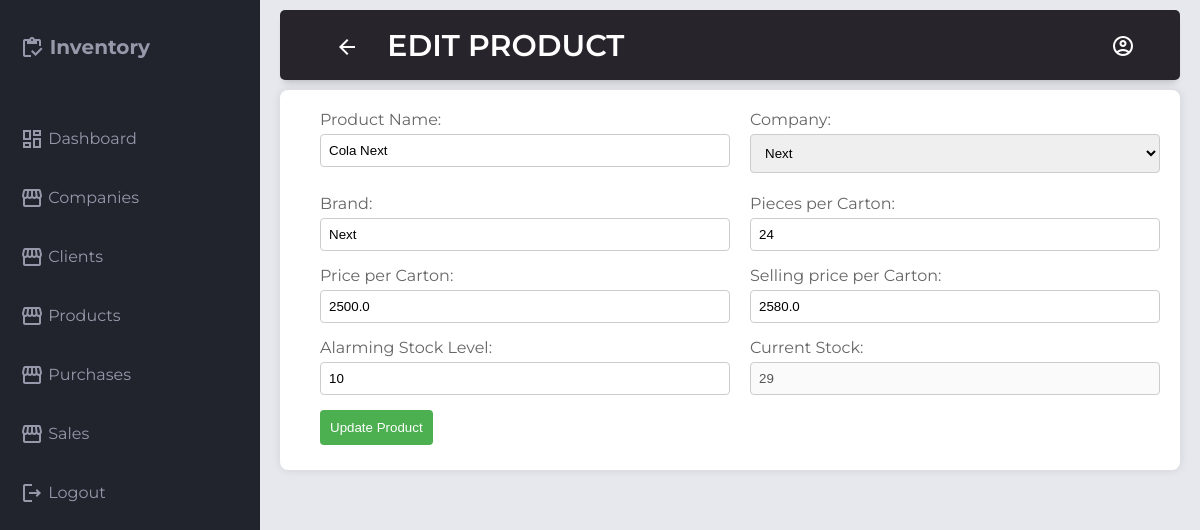
The app's page /edit_product?product_id=1, older data.
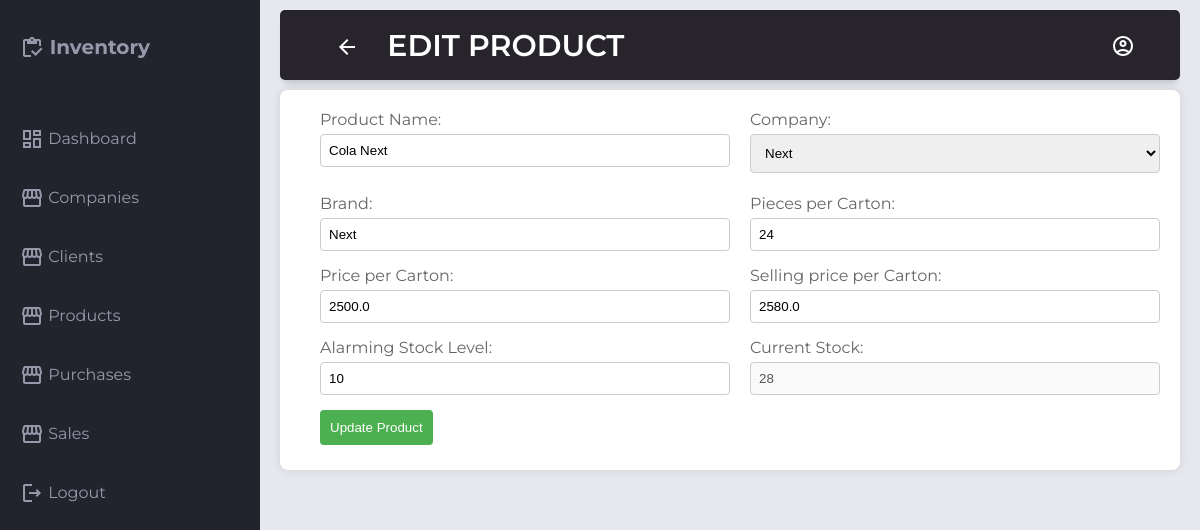
The same page, newer data.
### tables this page shows
CREATE TABLE products (
            product_id INTEGER PRIMARY KEY AUTOINCREMENT,
            product_name TEXT NOT NULL,
            company_id INTEGER NOT NULL,
            brand TEXT NOT NULL,
            pieces_per_carton INTEGER NOT NULL,
            price_carton REAL NOT NULL,
            selling_price_carton REAL NOT NULL,
            current_cartons INTEGER NOT NULL,
            alarming_stock_level INTEGER NOT NULL
        );

CREATE TABLE companies (
            company_id INTEGER PRIMARY KEY AUTOINCREMENT,
            company_name TEXT UNIQUE NOT NULL,
            company_representative TEXT NOT NULL,
            contact TEXT NOT NULL,
            address TEXT NOT NULL
        );

### app.py (the view)
@app.route("/edit_product", methods=["GET", "POST"])
def edit_product():
    if request.method == "GET":
        try:
            product_id = int(request.args.get("product_id"))
            session_id = request.cookies.get("session_id")
            product_to_edit = get_one_product(product_id)
            companies = (
                get_all_companies()
            )  # Assuming you have a function to get all companies
            verified = is_valid_session(session_id)
            if not verified:
                return render_template(
                    "login.html", message="Unauthorized Access Denied!"
                )
            return render_template(
                "edit_product.html",
                session_id=request.cookies.get("session_id"),
                user=verified,
                product_to_edit=product_to_edit,
                companies=companies,
                page_name="Edit Product",
            )
        except Exception as e:
            return jsonify({"success": False, "message": str(e)})
    else:
        product = request.get_json()
        response = update_product(product)
        return jsonify(response)

### app.py (called while the page is built)
def is_valid_session(session_id):
    user = get_user_by_session_id(session_id)
    if user:
        username = user["username"]
        expiration_time = user["session_expiration"]
        if datetime.now() < expiration_time:
            return True, username
    return False, False

### db_functions.py (called while the page is built)
def get_all_companies():
    conn = sqlite3.connect(DATABASE)
    conn.row_factory = sqlite3.Row
    cursor = conn.cursor()
    cursor.execute("SELECT * FROM COMPANIES")
    all_companies = cursor.fetchall()
    conn.close()
    if all_companies:
        all_companies = [
            {
                "company_id": company["company_id"],
                "company_name": company["company_name"],
                "company_representative": company["company_representative"],
                "contact": company["contact"],
                "address": company["address"],
            }
            for company in all_companies
        ]
    return all_companies

### templates/edit_product.html (shortened to what this page needs)
{% extends 'base.html' %}
{% block header %}
{{page_name|upper}}
{% endblock %}
{% block main %}
<div class="form-container">
    <form onsubmit="updateProduct(event, '{{product_to_edit.product_id}}', '{{session_id}}')" method="post">
        <div class="form-group">
            <div class="combination">
                <label for="product_name">Product Name:</label>
                <input type="text" class="input-box" id="product_name" name="product_name"
                    placeholder="Enter Product's Name" value="{{product_to_edit.product_name}}" required>
            </div>
            <div class="combination">
                <label for="company_id">Company:</label>
                <select class="input-box" id="company_id" name="company_id" required>
                    {% for company in companies %}
                    <option value="{{ company.company_id }}" {% if company.company_id==product_to_edit.company_id %}
                        selected {% endif %}>
                        {{ company.company_name }}
                    </option>
                    {% endfor %}
                </select>
            </div>
        </div>
        <div class="form-group">
            <div class="combination">
                <label for="brand">Brand:</label>
                <input type="text" class="input-box" id="brand" name="brand" placeholder="Enter Brand"
                    value="{{product_to_edit.brand}}" required>
            </div>
            <div class="combination">
                <label for="pieces_per_carton">Pieces per Carton:</label>
                <input type="number" class="input-box" id="pieces_per_carton" name="pieces_per_carton"
                    placeholder="Enter Pieces per Carton" value="{{product_to_edit.pieces_per_carton}}" required>
            </div>
        </div>
        <div class="form-group">
            <div class="combination">
                <label for="price_carton">Price per Carton:</label>
                <input type="number" step="0.01" class="input-box" id="price_carton" name="price_carton"
                    placeholder="Enter Price per Carton" value="{{product_to_edit.price_carton}}" required>
            </div>
            <div class="combination">
                <label for="selling_price_carton">Selling price per Carton:</label>
                <input type="number" step="0.01" class="input-box" id="selling_price_carton" name="selling_price_carton"
                    placeholder="Enter Selling price per Carton" value="{{product_to_edit.selling_price_carton}}"
                    required>
            </div>
        </div>
        <div class="form-group">
            <div class="combination">
                <label for="alarming_stock_level">Alarming Stock Level:</label>
                <input type="number" class="input-box" id="alarming_stock_level" name="alarming_stock_level"
                    placeholder="Enter Alarming stock Level" value="{{product_to_edit.alarming_stock_level }}" required>
            </div>
            <div class="combination">
                <label for="purchase">Current Stock:</label>
                <input type="number" class="input-box" id="current_cartons" name="purchase"
                    value="{{product_to_edit.current_cartons }}" disabled>
            </div>
        </div>
        <div class="form-group">
            <div class="combination">
                <button type="submit">Update Product</button>
            </div>
        </div>
    </form>
</div>
{% endblock %}

Row changes from the older to the newer data that the page shows:
changed products "Cola Next": purchase "29" → "28"
